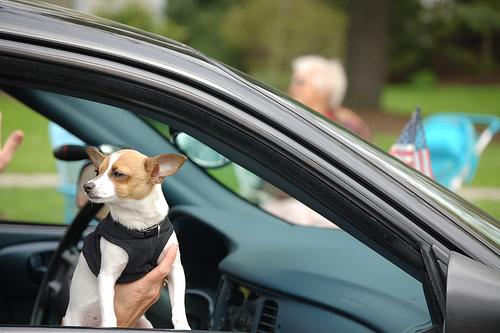
#> input picture images/Images/n02085620-Chihuahua/n02085620_1492.jpg, 500 x 333 px; its folder holds only this picture in this run
$ python feature_extraction.py
#> lines starting #> are read from the running program, lines starting #| are printed output that depends on the picture
"""
Feature Extraction: SIFT, HOG, and LBP
======================================

Implements classical feature descriptors for dog breed recognition:
- SIFT: Scale-Invariant Feature Transform (keypoint-based)
- HOG: Histogram of Oriented Gradients (shape descriptor)
- LBP: Local Binary Patterns (texture descriptor)
"""

import cv2
import numpy as np
from typing import Tuple, List, Optional
from skimage.feature import hog, local_binary_pattern


class SIFTExtractor:
    """
    SIFT (Scale-Invariant Feature Transform) feature extraction.

    SIFT detects keypoints and computes descriptors that are invariant to:
    - Scale changes
    - Rotation
    - Illumination changes (partially)

    For classification, we use Bag of Visual Words (BoVW) approach:
    1. Extract SIFT descriptors from all training images
    2. Cluster descriptors to create visual vocabulary
    3. Represent each image as histogram of visual words
    """

    def __init__(self, n_features: int = 500):
        """
        Args:
            n_features: Maximum number of keypoints to detect
        """
        self.sift = cv2.SIFT_create(nfeatures=n_features)
        self.n_features = n_features

    def extract(self, image: np.ndarray) -> Tuple[List, np.ndarray]:
        """
        Extract SIFT keypoints and descriptors.

        Args:
            image: Input image (BGR or grayscale)

        Returns:
            (keypoints, descriptors) where descriptors is Nx128 array
        """
        if len(image.shape) == 3:
            gray = cv2.cvtColor(image, cv2.COLOR_BGR2GRAY)
        else:
            gray = image

        keypoints, descriptors = self.sift.detectAndCompute(gray, None)

        if descriptors is None:
            descriptors = np.zeros((0, 128), dtype=np.float32)

        return keypoints, descriptors

    # [8 lines left out: function extract_from_path, not called in this run]


class HOGExtractor:
    """
    HOG (Histogram of Oriented Gradients) feature extraction.

    HOG captures shape information by computing gradient orientations
    in local cells and normalizing within blocks.

    Good for capturing:
    - Body silhouette
    - Ear shape
    - Snout shape
    """

    def __init__(self,
                 image_size: Tuple[int, int] = (128, 128),
                 orientations: int = 9,
                 pixels_per_cell: Tuple[int, int] = (8, 8),
                 cells_per_block: Tuple[int, int] = (2, 2)):
        """
        Args:
            image_size: Resize images to this size
            orientations: Number of orientation bins
            pixels_per_cell: Size of each cell in pixels
            cells_per_block: Number of cells per block
        """
        self.image_size = image_size
        self.orientations = orientations
        self.pixels_per_cell = pixels_per_cell
        self.cells_per_block = cells_per_block

        # Calculate feature vector length
        n_cells = (image_size[0] // pixels_per_cell[0],
                   image_size[1] // pixels_per_cell[1])
        n_blocks = (n_cells[0] - cells_per_block[0] + 1,
                    n_cells[1] - cells_per_block[1] + 1)
        self.feature_length = (n_blocks[0] * n_blocks[1] *
                               cells_per_block[0] * cells_per_block[1] *
                               orientations)

    def extract(self, image: np.ndarray, visualize: bool = False):
        """
        Extract HOG features from image.

        Args:
            image: Input image
            visualize: If True, also return HOG visualization

        Returns:
            HOG feature vector (1D array) or (features, hog_image) if visualize=True
        """
        if len(image.shape) == 3:
            gray = cv2.cvtColor(image, cv2.COLOR_BGR2GRAY)
        else:
            gray = image

        # Resize to fixed size
        resized = cv2.resize(gray, self.image_size)

        # Extract HOG
        if visualize:
            features, hog_image = hog(
                resized,
                orientations=self.orientations,
                pixels_per_cell=self.pixels_per_cell,
                cells_per_block=self.cells_per_block,
                visualize=True,
                feature_vector=True
            )
            return features, hog_image
        else:
            features = hog(
                resized,
                orientations=self.orientations,
                pixels_per_cell=self.pixels_per_cell,
                cells_per_block=self.cells_per_block,
                visualize=False,
                feature_vector=True
            )
            return features

    # [7 lines left out: function extract_from_path, not called in this run]


class LBPExtractor:
    """
    LBP (Local Binary Patterns) feature extraction.

    LBP captures texture information by comparing each pixel to its neighbors.
    The resulting binary pattern encodes local texture structure.

    Good for capturing:
    - Fur texture patterns
    - Coat type (fluffy vs smooth)
    """

    def __init__(self,
                 image_size: Tuple[int, int] = (128, 128),
                 n_points: int = 24,
                 radius: int = 3,
                 method: str = 'uniform',
                 n_bins: int = 26):
        """
        Args:
            image_size: Resize images to this size
            n_points: Number of circularly symmetric neighbor points
            radius: Radius of circle for neighbor sampling
            method: LBP method ('uniform' reduces histogram size)
            n_bins: Number of histogram bins
        """
        self.image_size = image_size
        self.n_points = n_points
        self.radius = radius
        self.method = method
        self.n_bins = n_bins

        # For spatial pyramid, we compute LBP for regions
        self.n_regions = 4  # 2x2 grid
        self.feature_length = n_bins * self.n_regions

    def extract(self, image: np.ndarray) -> np.ndarray:
        """
        Extract LBP histogram features from image.

        Uses spatial pyramid: image divided into 2x2 grid,
        LBP histogram computed for each region and concatenated.

        Args:
            image: Input image

        Returns:
            LBP histogram feature vector
        """
        if len(image.shape) == 3:
            gray = cv2.cvtColor(image, cv2.COLOR_BGR2GRAY)
        else:
            gray = image

        # Resize to fixed size
        resized = cv2.resize(gray, self.image_size)

        # Compute LBP
        lbp = local_binary_pattern(resized, self.n_points, self.radius,
                                    method=self.method)

        # Spatial pyramid - 2x2 regions
        h, w = resized.shape
        regions = [
            lbp[:h//2, :w//2],       # Top-left
            lbp[:h//2, w//2:],       # Top-right
            lbp[h//2:, :w//2],       # Bottom-left
            lbp[h//2:, w//2:],       # Bottom-right
        ]

        # Compute histogram for each region
        histograms = []
        for region in regions:
            hist, _ = np.histogram(region.ravel(), bins=self.n_bins,
                                   range=(0, self.n_bins))
            hist = hist.astype(np.float32)
            hist /= (hist.sum() + 1e-7)  # Normalize
            histograms.append(hist)

        return np.concatenate(histograms)

    # [7 lines left out: function extract_from_path, not called in this run]


class FeatureFusion:
    """
    Combines multiple feature extractors for improved representation.

    Strategy: Concatenate normalized feature vectors from HOG and LBP.
    SIFT is handled separately via Bag of Visual Words.
    """

    def __init__(self,
                 use_hog: bool = True,
                 use_lbp: bool = True,
                 hog_params: dict = None,
                 lbp_params: dict = None):
        """
        Args:
            use_hog: Include HOG features
            use_lbp: Include LBP features
            hog_params: Parameters for HOG extractor
            lbp_params: Parameters for LBP extractor
        """
        self.use_hog = use_hog
        self.use_lbp = use_lbp

        if use_hog:
            self.hog = HOGExtractor(**(hog_params or {}))
        if use_lbp:
            self.lbp = LBPExtractor(**(lbp_params or {}))

        # Calculate total feature length
        self.feature_length = 0
        if use_hog:
            self.feature_length += self.hog.feature_length
        if use_lbp:
            self.feature_length += self.lbp.feature_length

    def extract(self, image: np.ndarray) -> np.ndarray:
        """
        Extract fused features from image.

        Returns:
            Concatenated feature vector
        """
        features = []

        if self.use_hog:
            hog_feat = self.hog.extract(image)
            # L2 normalize
            hog_feat = hog_feat / (np.linalg.norm(hog_feat) + 1e-7)
            features.append(hog_feat)

        if self.use_lbp:
            lbp_feat = self.lbp.extract(image)
            # Already normalized in LBP extractor
            features.append(lbp_feat)

        return np.concatenate(features)

    # [31 lines left out: functions extract_from_path, extract_features_batch, not called in this run]


if __name__ == "__main__":
    # Quick test
    import os

    print("Feature Extraction Test")
    print("=" * 50)

    # Test with a sample image
    root_path = os.path.dirname(os.path.dirname(os.path.dirname(os.path.abspath(__file__))))
    sample_path = os.path.join(root_path, "images", "Images", "n02085620-Chihuahua")

    if os.path.exists(sample_path):
        sample_image = os.path.join(sample_path, os.listdir(sample_path)[0])
        image = cv2.imread(sample_image)
#> image is the input picture: shape (333, 500, 3); mean B, G, R 100.1, 111.5, 103.2

        print(f"Sample image: {sample_image}")
        print(f"Image shape: {image.shape}")
#| Image shape: (333, 500, 3)

        # Test SIFT
        sift = SIFTExtractor()
        kps, descs = sift.extract(image)
#> in extract, `gray = cv2.cvtColor(image, cv2.COLOR_BGR2GRAY)`:
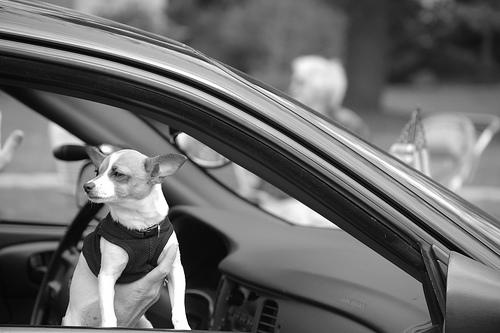
#> gray: shape (333, 500); min 0, max 255, mean 107.7
#> in extract, `keypoints, descriptors = self.sift.detectAndCompute(gray, None)`: keypoints = 411 keypoints; strongest (x, y, size): (179, 317, 11.4), (173, 241, 8.1), (182, 138, 7.8), (189, 328, 2.2)
#> kps has the same summary as keypoints in extract
        print(f"\nSIFT: {len(kps)} keypoints, descriptor shape: {descs.shape}")
#| SIFT: 411 keypoints, descriptor shape: (411, 128)

        # Test HOG
        hog_ext = HOGExtractor()
        hog_feat = hog_ext.extract(image)
#> in extract, `resized = cv2.resize(gray, self.image_size)`:
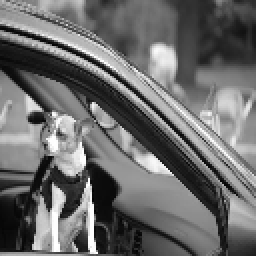
#> resized: shape (128, 128) (shown 2 times larger); min 1, max 255, mean 107.5
#> in extract, `features = hog( resized, orientations=self.orientations, pixels_per_ce..`: features = 8100 values, max 0.776 at index 6315, min 0 at index 25, mean 0.114
#> hog_feat has the same summary as features in extract
        print(f"HOG: feature length: {len(hog_feat)}")
#| HOG: feature length: 8100

        # Test LBP
        lbp_ext = LBPExtractor()
        lbp_feat = lbp_ext.extract(image)
#> in extract, `lbp = local_binary_pattern(resized, self.n_points, self.radius, method..`:
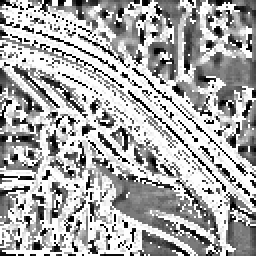
#> lbp: shape (128, 128) float64 (shown 2 times larger); min 0, max 25, mean 16.7; drawn with min black and max white
#> the loop in extract, `for region in regions:` made 4 passes
#> after the loop in extract, `for region in regions:`: histograms = 4 items
#> lbp_feat = 104 values, max 0.453 at index 25, min 0.00439 at index 97, mean 0.0385
        print(f"LBP: feature length: {len(lbp_feat)}")
#| LBP: feature length: 104

        # Test Fusion
        fusion = FeatureFusion()
        fused_feat = fusion.extract(image)
#> in extract, `hog_feat = self.hog.extract(image)`: hog_feat has the same summary as features
#> in extract, `hog_feat = hog_feat / (np.linalg.norm(hog_feat) + 1e-7)`: hog_feat = 8100 values, max 0.0517 at index 6315, min 0 at index 25, mean 0.00759
#> the loop in extract (call 2), `for region in regions:` made 4 passes
#> fused_feat = 8204 values, max 0.453 at index 8125, min 0 at index 25, mean 0.00798
        print(f"Fused (HOG+LBP): feature length: {len(fused_feat)}")
#| Fused (HOG+LBP): feature length: 8204
    else:
        print("Sample path not found. Please check dataset location.")

$ run again, on images/Images/n02085620-Chihuahua/n02085620_4572.jpg
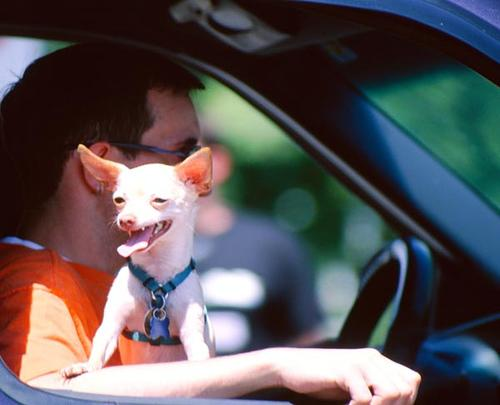
#> input picture images/Images/n02085620-Chihuahua/n02085620_4572.jpg, 500 x 405 px
#> image is the input picture: shape (405, 500, 3); mean B, G, R 87.1, 84.2, 89.9
#| Image shape: (405, 500, 3)
#> keypoints = 394 keypoints; strongest (x, y, size): (119, 200, 4.3), (371, 389, 4.3), (124, 250, 8), (276, 320, 38.3)
#> kps has the same summary as keypoints in extract
#| SIFT: 394 keypoints, descriptor shape: (394, 128)
#> in extract, `resized = cv2.resize(gray, self.image_size)`:
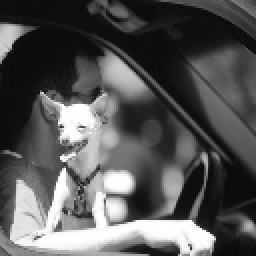
#> resized: shape (128, 128) (shown 2 times larger); min 6, max 255, mean 86.2
#> features = 8100 values, max 0.96 at index 1968, min 0 at index 1, mean 0.112
#> `hog_feat = hog_ext.extract(image)`: hog_feat has the same summary as features in extract
#| HOG: feature length: 8100
#> in extract, `lbp = local_binary_pattern(resized, self.n_points, self.radius, method..`:
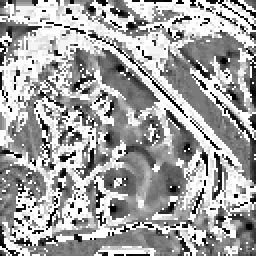
#> lbp: shape (128, 128) float64 (shown 2 times larger); min 0, max 25, mean 16; drawn with min black and max white
#> the loop in extract, `for region in regions:` made 4 passes
#> after the loop in extract, `for region in regions:`: histograms = 4 items
#> `lbp_feat = lbp_ext.extract(image)`: lbp_feat = 104 values, max 0.325 at index 51, min 0.00732 at index 42, mean 0.0385
#| LBP: feature length: 104
#> in extract, `hog_feat = self.hog.extract(image)`: hog_feat has the same summary as features
#> in extract, `hog_feat = hog_feat / (np.linalg.norm(hog_feat) + 1e-7)`: hog_feat = 8100 values, max 0.064 at index 1968, min 0 at index 1, mean 0.00749
#> the loop in extract (call 2), `for region in regions:` made 4 passes
#> fused_feat = 8204 values, max 0.325 at index 8151, min 0 at index 1, mean 0.00789
#| Fused (HOG+LBP): feature length: 8204

$ run again, on images/Images/n02085620-Chihuahua/n02085620_8420.jpg
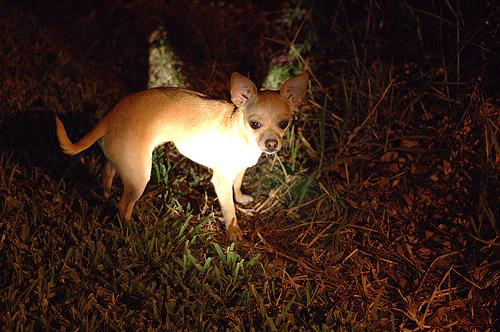
#> input picture images/Images/n02085620-Chihuahua/n02085620_8420.jpg, 500 x 332 px
#> image is the input picture: shape (332, 500, 3); mean B, G, R 25.4, 35.8, 57.5
#| Image shape: (332, 500, 3)
#> keypoints = 500 keypoints; strongest (x, y, size): (222, 142, 62), (254, 125, 6), (235, 202, 2.9), (168, 146, 7.6)
#> kps has the same summary as keypoints in extract
#| SIFT: 500 keypoints, descriptor shape: (500, 128)
#> in extract, `resized = cv2.resize(gray, self.image_size)`:
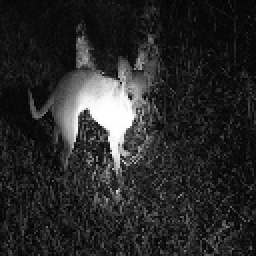
#> resized: shape (128, 128) (shown 2 times larger); min 0, max 255, mean 41.1
#> features = 8100 values, max 0.639 at index 3480, min 0 at index 154, mean 0.149
#> `hog_feat = hog_ext.extract(image)`: hog_feat has the same summary as features in extract
#| HOG: feature length: 8100
#> in extract, `lbp = local_binary_pattern(resized, self.n_points, self.radius, method..`:
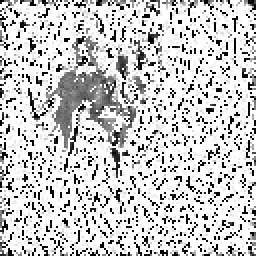
#> lbp: shape (128, 128) float64 (shown 2 times larger); min 0, max 25, mean 19.8; drawn with min black and max white
#> the loop in extract, `for region in regions:` made 4 passes
#> after the loop in extract, `for region in regions:`: histograms = 4 items
#> `lbp_feat = lbp_ext.extract(image)`: lbp_feat = 104 values, max 0.625 at index 103, min 0.000488 at index 70, mean 0.0385
#| LBP: feature length: 104
#> in extract, `hog_feat = self.hog.extract(image)`: hog_feat has the same summary as features
#> in extract, `hog_feat = hog_feat / (np.linalg.norm(hog_feat) + 1e-7)`: hog_feat = 8100 values, max 0.0426 at index 3480, min 0 at index 154, mean 0.00993
#> the loop in extract (call 2), `for region in regions:` made 4 passes
#> fused_feat = 8204 values, max 0.625 at index 8203, min 0 at index 154, mean 0.0103
#| Fused (HOG+LBP): feature length: 8204
